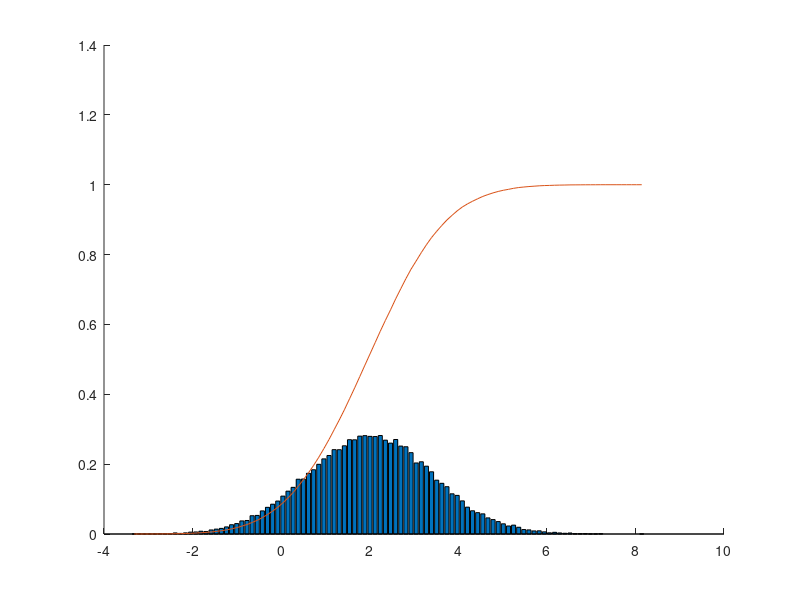

Write MATLAB code to recreate this figure. (Note: this script raises an error after producing the figure.)
N=50000;
avg=2;
var=2;

T=randn(1,N);

G=T*sqrt(var)+avg;

R=100;

[M,X]=hist(G,R);

resol = X(2)-X(1);
pdf=M/N/resol;

cdf=cumsum(pdf*resol);

figure; hold on;
bar(X,pdf);
plot(X,cdf);

r_avg=sum(G)/N
i=1:N;
r_var=sum((G(i)-r_avg).^2)/N

syms f(x)
f(x)=(1/(sqrt(r_var)*sqrt(2*pi)))*exp(-1/2*((x-r_avg)/sqrt(r_var)).^2);
plot(X,f(X));